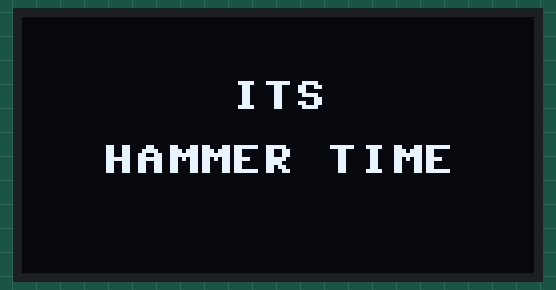
Recording of a program running on a simulated MicroPython board. Parts: 128×64 one-colour display. Random numbers come from a fixed seed.

Above: at 0.2 s.
At 6.27 s:
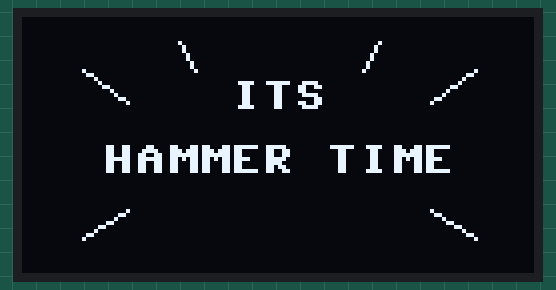
At 10.0 s:
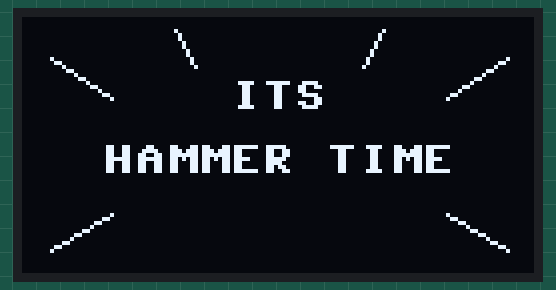
At 20.91 s:
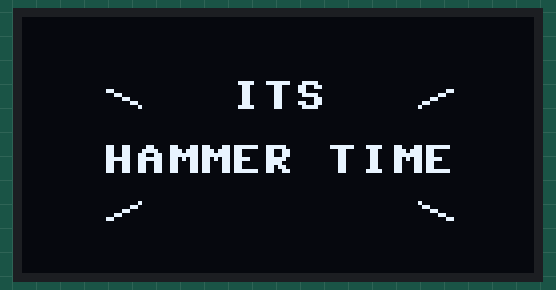
At 39.75 s:
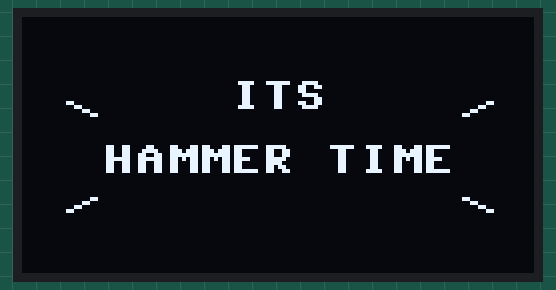

Measured:
- what the display in image 0 shows lasts 1.5 s, from 0.2 s to 1.7 s

The program:

itshammertime.py
```python
from machine import Pin, I2C
import sh1106
import time
import random


# =========================================================
# OLED SETUP
# =========================================================

i2c = I2C(
    0,
    sda=Pin(20),
    scl=Pin(21),
    freq=100000
)

oled = sh1106.SH1106_I2C(
    128,
    64,
    i2c,
    addr=0x3C
)


# =========================================================
# TEXT
# =========================================================

TOP_TEXT = "ITS"
BOTTOM_TEXT = "HAMMER TIME"


# =========================================================
# DRAW TEXT
# =========================================================

def draw_text():

    oled.fill(0)

    # -----------------------------
    # ITS
    # -----------------------------

    x1 = (
        128 -
        len(TOP_TEXT) * 8
    ) // 2

    oled.text(
        TOP_TEXT,
        x1,
        16
    )

    # -----------------------------
    # HAMMER TIME
    # -----------------------------

    x2 = (
        128 -
        len(BOTTOM_TEXT) * 8
    ) // 2

    oled.text(
        BOTTOM_TEXT,
        x2,
        32
    )


# =========================================================
# IMPACT EFFECT
# =========================================================

def draw_impact(frame):

    draw_text()

    # =====================================================
    # FRAME 0
    # Small burst
    # =====================================================

    if frame == 0:

        oled.line(
            29, 22,
            21, 18,
            1
        )

        oled.line(
            99, 22,
            107, 18,
            1
        )

        oled.line(
            29, 46,
            21, 50,
            1
        )

        oled.line(
            99, 46,
            107, 50,
            1
        )


    # =====================================================
    # FRAME 1
    # Bigger burst
    # =====================================================

    elif frame == 1:

        oled.line(
            26, 21,
            15, 13,
            1
        )

        oled.line(
            102, 21,
            113, 13,
            1
        )

        oled.line(
            26, 48,
            15, 55,
            1
        )

        oled.line(
            102, 48,
            113, 55,
            1
        )

        # Top rays

        oled.line(
            43, 13,
            39, 6,
            1
        )

        oled.line(
            85, 13,
            89, 6,
            1
        )


    # =====================================================
    # FRAME 2
    # Maximum burst
    # =====================================================

    elif frame == 2:

        oled.line(
            22, 20,
            7, 10,
            1
        )

        oled.line(
            106, 20,
            121, 10,
            1
        )

        oled.line(
            22, 49,
            7, 58,
            1
        )

        oled.line(
            106, 49,
            121, 58,
            1
        )

        # Top

        oled.line(
            43, 12,
            38, 3,
            1
        )

        oled.line(
            85, 12,
            90, 3,
            1
        )


    # =====================================================
    # FRAME 3
    # Fade away
    # =====================================================

    elif frame == 3:

        oled.line(
            18, 24,
            11, 21,
            1
        )

        oled.line(
            110, 24,
            117, 21,
            1
        )

        oled.line(
            18, 45,
            11, 48,
            1
        )

        oled.line(
            110, 45,
            117, 48,
            1
        )


# =========================================================
# MAIN LOOP
# =========================================================

while True:

    # -----------------------------------------------------
    # Clean text
    # -----------------------------------------------------

    draw_text()

    oled.show()

    time.sleep(
        random.uniform(
            1.2,
            2.5
        )
    )


    # -----------------------------------------------------
    # IMPACT / BONK EFFECT
    # -----------------------------------------------------

    for frame in range(4):

        draw_impact(frame)

        oled.show()

        time.sleep(0.065)


    # -----------------------------------------------------
    # Return to clean
    # -----------------------------------------------------

    draw_text()

    oled.show()

    time.sleep(
        random.uniform(
            0.7,
            1.5
        )
    )
```
